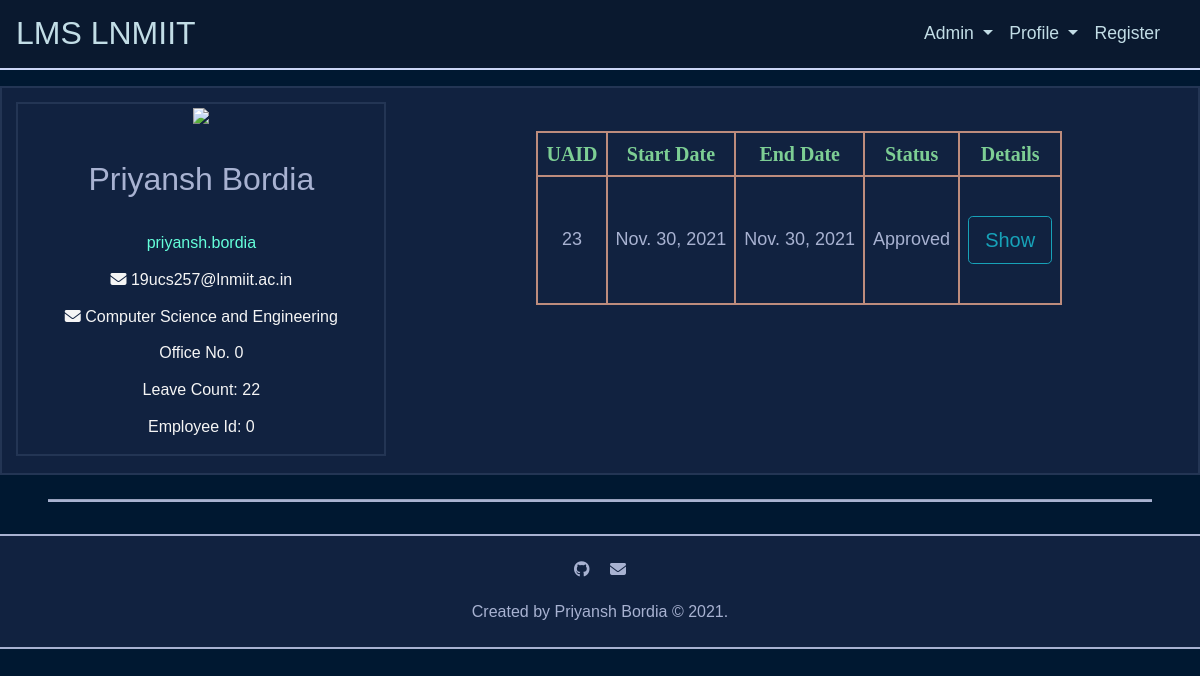
Before: /person/ (signed in) with the older database file.
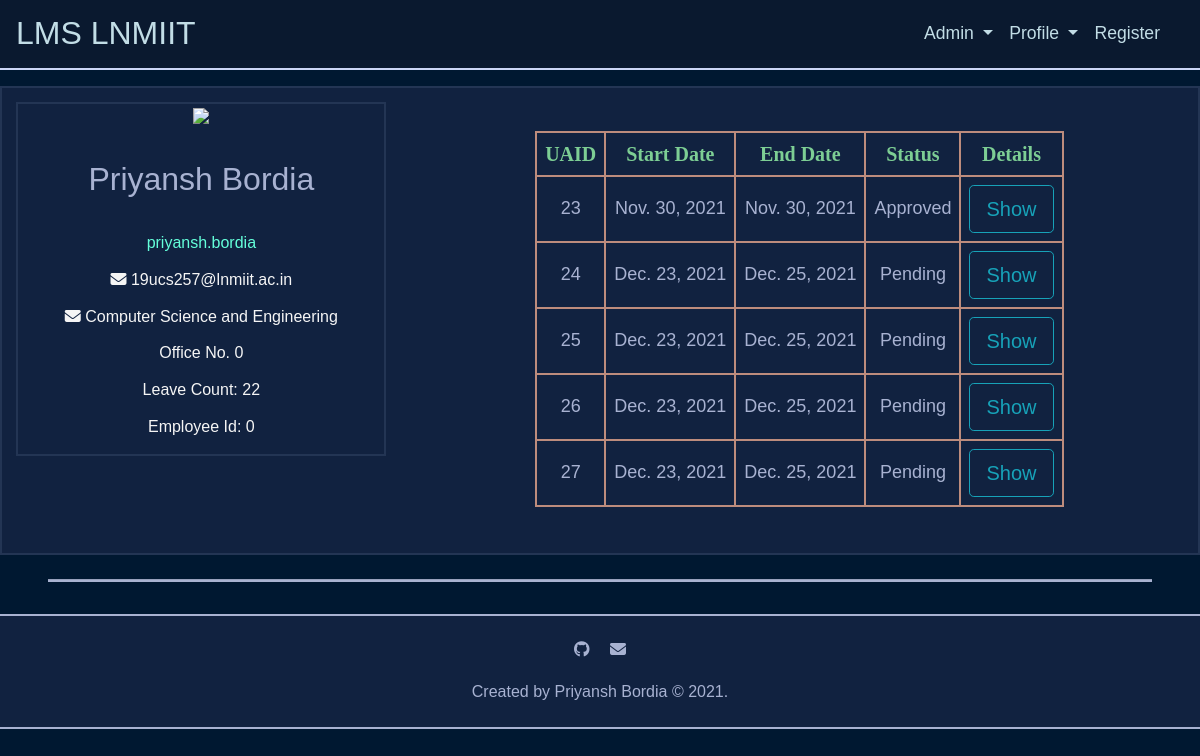
After: the same page with the newer database file.
### leave/models.py (models this page shows, shortened)
class Application(models.Model):
	PENDING = 'P'
	APPROVED = 'A'
	REJECTED = 'R'
	APPLICATION_STATUS = (
		('P', 'Pending'),
		('A', 'Approved'),
		('R', 'Rejected'),
	)
	person = models.ForeignKey(Person, on_delete=models.CASCADE, related_name='applicant', default=1)
	status = models.CharField(max_length=1, choices=APPLICATION_STATUS, default='P')
	start_date = models.DateField(blank=False, null=False)
	end_date = models.DateField(blank=False, null=False)
	hasClasses = models.BooleanField(blank=False, null=False, default=False)
	rescheduled_date = models.DateField(blank=True, null=True)
	up_next = models.ForeignKey(Person, on_delete=models.CASCADE, related_name='up_next', default=1)
	comments = models.TextField(blank=True, null=False)
	updated_at = models.DateTimeField(auto_now=True)
	created_at = models.DateTimeField(auto_now_add=True)
	class Meta:
		ordering = ['start_date', 'end_date']

### leave/views.py (the view)
# urls.py: path('person/', views.person, name='person'),
@login_required
@require_http_methods(["GET"])
def person(request):
	try:
		person = Person.objects.get(user_id=request.user.id)
		applications = Application.objects.filter(person=person)
		return render(request, 'leave/person.html', context={'person': person, 'applications': applications})
	except Person.DoesNotExist:
		return render(request, 'leave/error.html', context={})

### leave/templates/leave/person.html (shortened to what this page needs)
{% extends "leave/base.html" %}
{% block head %}
	{% load static %}
	{% load bootstrap4 %}
	{% load fontawesome_5 %}
	{% load humanizelib %}
{% endblock %}
{% block body %}
	<div class="person">
		<div class="row">
			<div class="col-md-4">
				<div class="person__grid">
					<img src="https://img.icons8.com/bubbles/200/000000/iphone-spinner.png" />
					<p class="person__grid__name">{{ person.first_name }} {{ person.last_name }}</p>
					<p class="person__grid__username">{{ request.user.username }} </p>
					<p class="person__grid__email"><i class="fas fa-envelope"></i> {{ person.email }} </p>
					<span>
						<p class="person__grid__department"><i class="fas fa-envelope"></i> {{ person.get_department_display }} </p>
						<p class="person__grid__office_no">Office No.</i> {{ person.office_no }} </p>
					</span>
					<p class="person__grid__leave_count">Leave Count: </i> {{ person.leave_count }}</p>
					<p class="person__grid__faculty_id">Employee Id: </i> {{ person.faculty_id }} </p>
				</div>
			</div>
			<div class="col-md-8">
				{% if applications|length > 0 %}
					<div class="person__grid__application">
						<table class="center">
							<thead>
								<tr>
									<th>UAID</th>
									<th>Start Date</th>
									<th>End Date</th>
									<th>Status</th>
									<th>Details</th>
							</thead>
							<tbody>
								{% for application in applications %}
									<tr>
										<td>{{ application.id }}</td>
										<td>{{ application.start_date }}</td>
										<td>{{ application.end_date }}</td>
										<td>{{ application.get_status_display }}</td>
										<td><a class="form-control form-control-lg btn btn-outline-info btn-lg " href="{% url 'application' application.id %}" role="button">Show</a></td>
									</tr>
								{% endfor %}
							</tbody>
						</table>
					</div>
				{% else %}
					<div class="alert alert-info" role="alert">No Application.</div>
				{% endif %}
			</div>
		</div>
	</div>
{% endblock %}

Changed rows visible on the page:
added Application: id "24", start_date "Dec. 23, 2021", end_date "Dec. 25, 2021", status "Pending"
added Application: id "25", start_date "Dec. 23, 2021", end_date "Dec. 25, 2021", status "Pending"
added Application: id "26", start_date "Dec. 23, 2021", end_date "Dec. 25, 2021", status "Pending"
added Application: id "27", start_date "Dec. 23, 2021", end_date "Dec. 25, 2021", status "Pending"
